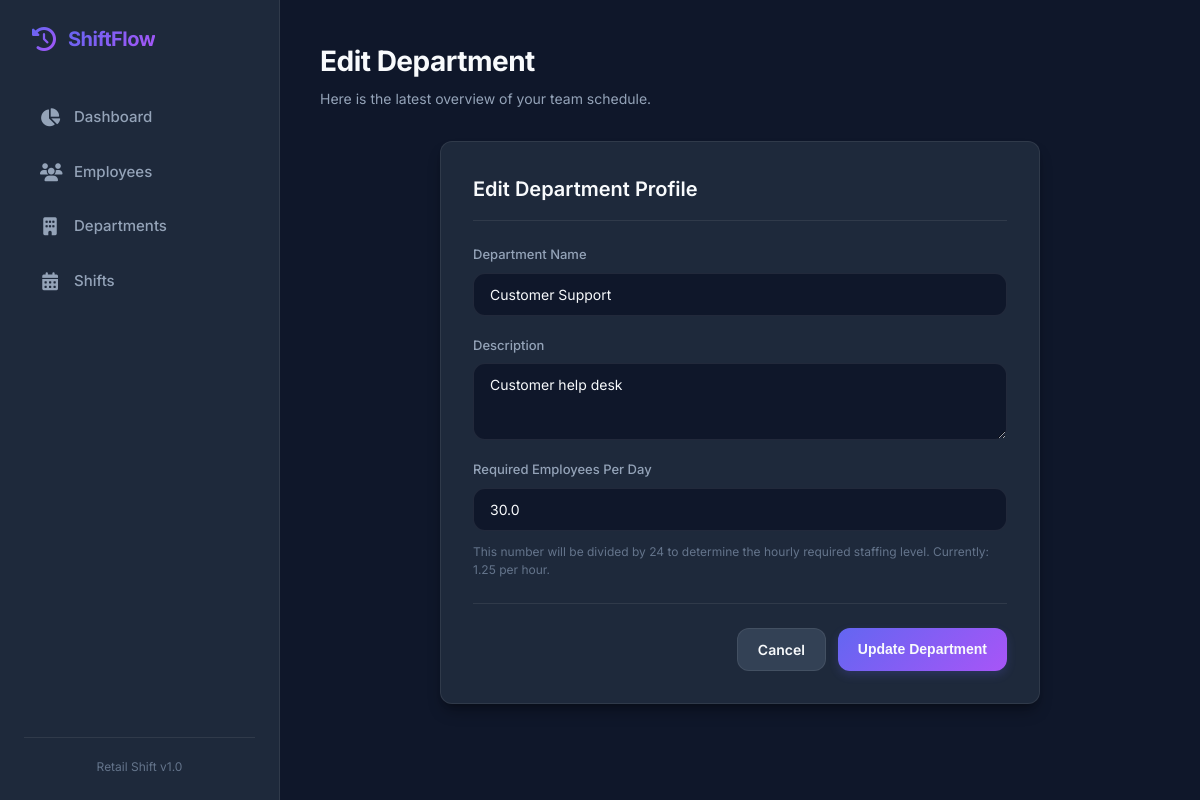
/edit_department/1, run on the app's committed database.
### tables this page shows
CREATE TABLE departments(
        department_id INTEGER PRIMARY KEY AUTOINCREMENT,
        name TEXT NOT NULL UNIQUE,
        description TEXT,
        required_employees_per_day REAL NOT NULL
    );

### app.py (the view, shortened to what this page needs)
@app.route("/edit_department/<int:id>", methods=["GET", "POST"])
def edit_department(id):
    conn = db()
    dept = conn.execute("SELECT * FROM departments WHERE department_id=?", (id,)).fetchone()
    return render_template("edit_department.html", department=dept)

### app.py (called while the page is built)
def db():
    conn = sqlite3.connect(
        "retail_shift_management.db"
    )
    conn.row_factory = sqlite3.Row
    return conn

### templates/edit_department.html (shortened to what this page needs)
{% extends "base.html" %}
{% block header_title %}Edit Department{% endblock %}
{% block content %}
<div class="card" style="max-width: 600px; margin: 0 auto;">
    <div class="card-header">
        <h3>Edit Department Profile</h3>
    </div>
    <form method="POST">
        <div class="form-grid">
            <div class="form-group form-group-full">
                <label class="form-label" for="name">Department Name</label>
                <input class="form-control" name="name" id="name" value="{{ department.name }}" required>
            </div>
            <div class="form-group form-group-full">
                <label class="form-label" for="description">Description</label>
                <textarea class="form-control" name="description" id="description" rows="3" style="resize: vertical; font-family: inherit;">{{ department.description or '' }}</textarea>
            </div>
            <div class="form-group form-group-full">
                <label class="form-label" for="required_employees_per_day">Required Employees Per Day</label>
                <input class="form-control" type="number" step="any" min="0" name="required_employees_per_day" id="required_employees_per_day" value="{{ department.required_employees_per_day }}" required>
                <span style="font-size: 12px; color: var(--text-muted); margin-top: 4px;">This number will be divided by 24 to determine the hourly required staffing level. Currently: {{ "%.2f"|format(department.required_employees_per_day / 24) }} per hour.</span>
            </div>
        </div>
        <div class="form-actions">
            <a href="/departments" class="btn btn-secondary">Cancel</a>
            <button type="submit" class="btn btn-primary">Update Department</button>
        </div>
    </form>
</div>
{% endblock %}

### static/style.css (style rules this page uses)
:root { --bg-primary: #0f172a; --bg-secondary: #1e293b; --bg-tertiary: #334155; --text-primary: #f8fafc; --text-secondary: #94a3b8; --text-muted: #64748b; --primary: #6366f1; --primary-hover: #4f46e5; --primary-gradient: linear-gradient(135deg, #6366f1 0%, #a855f7 100%); --accent: #f43f5e; --accent-hover: #e11d48; --success: #10b981; --border-color: rgba(255, 255, 255, 0.08); --card-shadow: 0 10px 15px -3px rgba(0, 0, 0, 0.3), 0 4px 6px -4px rgba(0, 0, 0, 0.3); --border-radius: 12px; --transition: all 0.25s cubic-bezier(0.4, 0, 0.2, 1); }
* { margin: 0; padding: 0; box-sizing: border-box; }
body { font-family: 'Inter', -apple-system, BlinkMacSystemFont, "Segoe UI", Roboto, sans-serif; background-color: var(--bg-primary); color: var(--text-primary); line-height: 1.5; overflow-x: hidden; }
.btn { display: inline-flex; align-items: center; justify-content: center; gap: 8px; padding: 10px 20px; font-size: 14px; font-weight: 600; border-radius: var(--border-radius); border: none; cursor: pointer; text-decoration: none; transition: var(--transition); }
.btn-primary { background: var(--primary-gradient); color: var(--text-primary); box-shadow: 0 4px 10px rgba(99, 102, 241, 0.2); }
.btn-secondary { background-color: var(--bg-tertiary); color: var(--text-primary); border: 1px solid var(--border-color); }
.card { background-color: var(--bg-secondary); border: 1px solid var(--border-color); border-radius: var(--border-radius); padding: 32px; box-shadow: var(--card-shadow); }
.card-header { margin-bottom: 24px; border-bottom: 1px solid var(--border-color); padding-bottom: 16px; }
.card-header h3 { font-size: 20px; font-weight: 600; }
.form-grid { display: grid; grid-template-columns: repeat(auto-fit, minmax(220px, 1fr)); gap: 20px; margin-bottom: 24px; }
.form-group { display: flex; flex-direction: column; gap: 8px; }
.form-group-full { grid-column: 1 / -1; }
.form-label { font-size: 13px; font-weight: 500; color: var(--text-secondary); }
.form-control { background-color: var(--bg-primary); border: 1px solid var(--border-color); color: var(--text-primary); padding: 12px 16px; border-radius: var(--border-radius); font-family: inherit; font-size: 14px; width: 100%; transition: var(--transition); }
.form-control::placeholder { color: var(--text-muted); }
.form-actions { display: flex; justify-content: flex-end; gap: 12px; margin-top: 12px; border-top: 1px solid var(--border-color); padding-top: 24px; }

### data on the page
departments: name "Customer Support", description "Customer help desk", required_employees_per_day "30.0", department.required_employees_per_day/24 "1.25"
